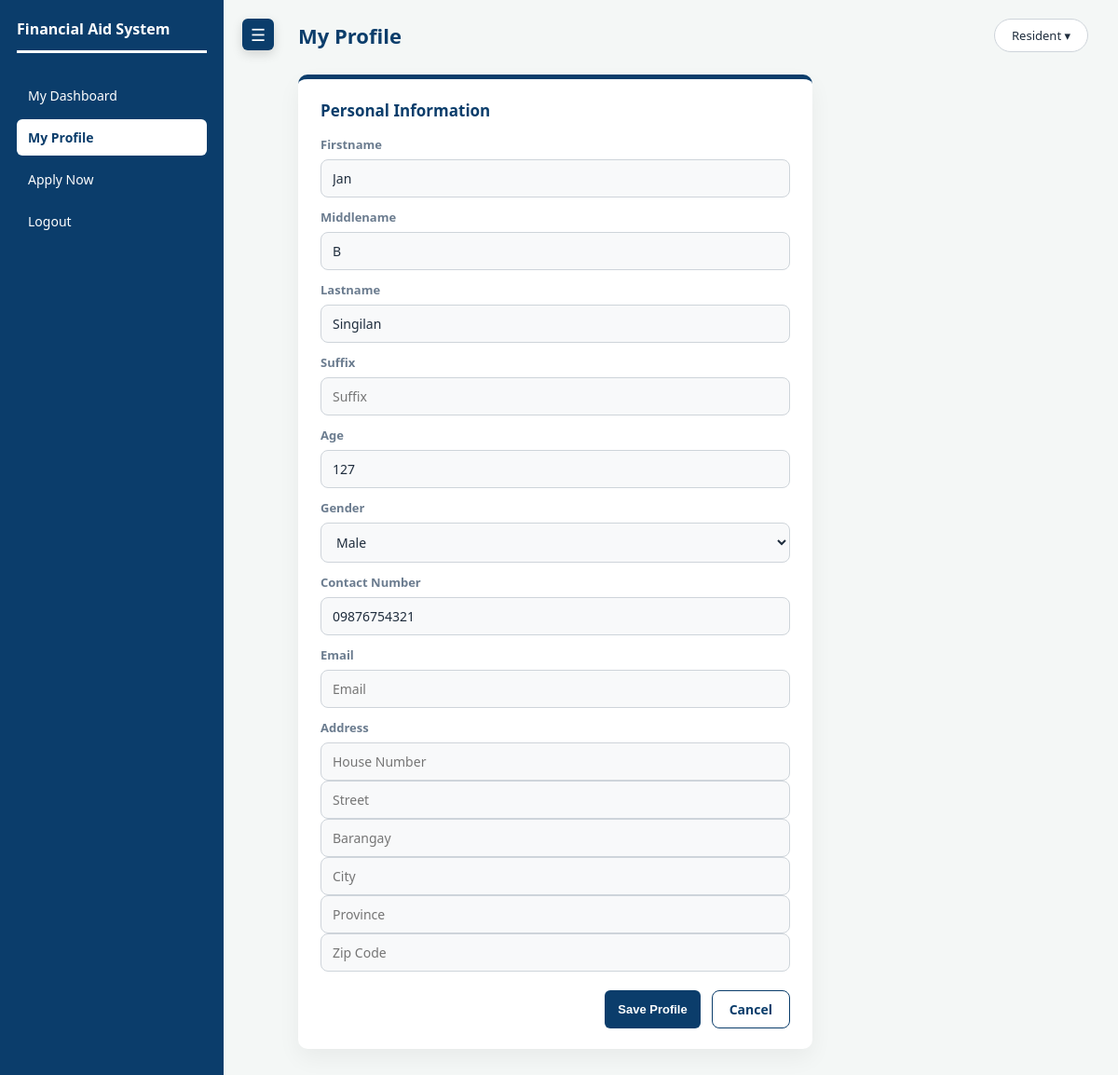
The page /resident/profile.php (signed in) on the database its author committed.
### tables this page shows
CREATE TABLE `resident_information` (
  `resident_id` int(11) NOT NULL,
  `firstname` varchar(100) NOT NULL,
  `middlename` varchar(100) NOT NULL,
  `lastname` varchar(100) NOT NULL,
  `age` tinyint(3) NOT NULL,
  `gender` enum('Male','Female','Other') NOT NULL,
  `contact` varchar(11) NOT NULL,
  `address` varchar(100) NOT NULL
);

### classes/resident.php (called while the page is built, shortened)
<?php
	class Resident{
		private PDO $pdo;
		function __construct(PDO $pdo){
			$this -> pdo = $pdo;
		}
		public function show_update_data($user_id){
		    $fetch = "SELECT * FROM resident_information WHERE user_id = ?";
		    $prep = $this->pdo->prepare($fetch);
		    $prep->execute([$user_id]);
		    return $prep->fetch();
		}
	}
?>

### resident/profile.php (the view, shortened to what this page needs)
<?php
    require_once "../dbconn.php";
    require_once "../classes/resident.php";
    $conn = new Resident($pdo);
    $user_id = $_SESSION['user_id'];
    $row = $conn->show_update_data($user_id);
?>
<!DOCTYPE html>
<html lang="en">
<head>
    <link rel="stylesheet" href="../theme.css">
</head>
<body>
<div class="dashboard">
    <label for="sidebar-toggle" class="hamburger">☰</label>
    <aside class="sidebar">
        <h3>Financial Aid System</h3>
        <a href="index.php">My Dashboard</a>
        <a href="profile.php" class="active">My Profile</a>
        <a href="../application/index.php">Apply Now</a>
        <a href="logout.php">Logout</a>
    </aside>
    <main class="main-content">
        <div class="topbar">
            <h2>My Profile</h2>
            <div class="user-label">
                Resident &#9662;
            </div>
        </div>
        <div class="content-grid">
            <section class="panel">
                <h3>Personal Information</h3>
                <form method="post">
                    <div class="form-group">
                        <label>Firstname</label>
                        <input
                            type="text"
                            name="firstname"
                            class="form-control"
                            placeholder="Firstname"
                            value="<?= htmlspecialchars($row['firstname'] ?? '') ?>"
                            required>
                    </div>
                    <div class="form-group">
                        <label>Middlename</label>
                        <input
                            type="text"
                            name="middlename"
                            class="form-control"
                            placeholder="Middlename"
                            value="<?= htmlspecialchars($row['middlename'] ?? '') ?>"
                            required>
                    </div>
                    <div class="form-group">
                        <label>Lastname</label>
                        <input
                            type="text"
                            name="lastname"
                            class="form-control"
                            placeholder="Lastname"
                            value="<?= htmlspecialchars($row['lastname'] ?? '') ?>"
                            required>
                    </div>
                    <div class="form-group">
                        <label>Suffix</label>
                        <input
                            type="text"
                            name="suffix"
                            class="form-control"
                            placeholder="Suffix"
                            value="<?= htmlspecialchars($row['suffix'] ?? '') ?>">
                    </div>
                    <div class="form-group">
                        <label>Age</label>
                        <input
                            type="number"
                            name="age"
                            class="form-control"
                            placeholder="Age"
                            value="<?= htmlspecialchars($row['age'] ?? '') ?>"
                            min="1"
                            required>
                    </div>
                    <div class="form-group">
                        <label>Gender</label>
                        <select name="gender" class="form-control" required>
                            <option value="Male" <?= ($row['gender'] ?? '') == 'Male' ? 'selected' : '' ?>>Male</option>
                        </select>
                    </div>
                    <div class="form-group">
                        <label>Contact Number</label>
                        <input
                            type="text"
                            name="contact"
                            class="form-control"
                            placeholder="Contact Number"
                            value="<?= htmlspecialchars($row['contact'] ?? '') ?>"
                            required>
                    </div>
                    <div class="form-group">
                        <label>Email</label>
                        <input
                            type="email"
                            name="email"
                            class="form-control"
                            placeholder="Email"
                            value="<?= htmlspecialchars($row['email'] ?? '') ?>"
                            required>
                    </div>
                    <div class="form-group">
                        <label>Address</label>
                        <tr>
                            <td><input type="text" name="housenumber" class="form-control" placeholder="House Number" value="<?= htmlspecialchars($row['housenumber'] ?? '') ?>" required></td>
                            <td><input type="text" name="street" class="form-control" placeholder="Street" value="<?= htmlspecialchars($row['street'] ?? '') ?>"></td>
                        </tr>
                        <tr>
                            <td><input type="text" name="barangay" class="form-control" placeholder="Barangay" value="<?= htmlspecialchars($row['barangay'] ?? '') ?>" required></td>
                            <td><input type="text" name="city" class="form-control" placeholder="City" value="<?= htmlspecialchars($row['city'] ?? '') ?>" required></td>
                        </tr>
                        <tr>
                            <td><input type="text" name="province" class="form-control" placeholder="Province" value="<?= htmlspecialchars($row['province'] ?? '') ?>" required></td>
                            <td><input type="text" name="zipcode" class="form-control" placeholder="Zip Code" value="<?= htmlspecialchars($row['zipcode'] ?? '') ?>" required></td>
                        </tr>
                    </div>
                    <div class="form-actions">
                        <button
                            type="submit"
                            name="save_btn"
                            class="btn-primary">
                            Save Profile
                        </button>
                        <a href="index.php" class="btn-secondary">
                            Cancel
                        </a>
                    </div>
                </form>
            </section>
        </div>
    </main>
</div>
</body>
</html>

### theme.css (style rules this page uses)
* { margin: 0; padding: 0; box-sizing: border-box; }
html, body { height: 100%; overflow: hidden; }
body { font-family: 'Segoe UI', Tahoma, Geneva, Verdana, sans-serif; background-color: #f4f7f6; color: #1f2d3d; font-size: 16px; }
.dashboard { display: flex; height: 100vh; overflow: hidden; position: relative; }
.hamburger { display: flex; position: absolute; top: 20px; left: 260px; z-index: 1001; width: 34px; height: 34px; background-color: #0b3d6b; color: #ffffff; border-radius: 6px; cursor: pointer; align-items: center; justify-content: center; font-size: 18px; line-height: 1; user-select: none; box-shadow: 0 4px 12px rgba(0, 0, 0, 0.15); transition: left 0.3s ease, background 0.2s; }
.sidebar { width: 240px; background-color: #0b3d6b; color: #ffffff; padding: 20px 18px 24px 18px; display: flex; flex-direction: column; gap: 6px; flex-shrink: 0; overflow-y: auto; transition: transform 0.3s ease, width 0.3s ease; }
.sidebar h3 { margin: 0 0 20px; font-size: 16px; border-bottom: 3px solid #ffffff; padding-bottom: 12px; color: #ffffff; }
.sidebar a { display: block; color: #ffffff; text-decoration: none; padding: 10px 12px; border-radius: 6px; font-size: 14px; transition: background 0.2s, color 0.2s; }
.sidebar a.active { background-color: #ffffff; color: #0b3d6b; font-weight: 600; }
.main-content { flex: 1; padding: 20px 32px 24px 80px; display: flex; flex-direction: column; min-width: 0; overflow-y: auto; transition: padding-left 0.3s ease; }
.topbar { display: flex; justify-content: space-between; align-items: center; margin-bottom: 24px; flex-wrap: wrap; gap: 12px; flex-shrink: 0; }
.topbar h2 { margin: 0; color: #0b3d6b; font-size: 22px; font-weight: bold; }
.user-label { border: 1px solid #ced4da; border-radius: 25px; padding: 8px 18px; background-color: #ffffff; font-size: 13px; color: #1f2d3d; }
.content-grid { display: grid; grid-template-columns: 2fr 1fr; gap: 20px; align-items: start; }
.panel { background: #ffffff; border-radius: 10px; border-top: 5px solid #0b3d6b; box-shadow: 0 10px 25px rgba(0, 0, 0, 0.05); padding: 22px 24px; min-width: 0; margin-bottom: 20px; }
.panel h3 { margin: 0 0 16px; color: #0b3d6b; font-size: 17px; font-weight: bold; }
.open-record-btn, .btn-primary, .small-action-btn, .search-btn { display: inline-block; background-color: #0b3d6b; color: #ffffff; text-decoration: none; padding: 8px 14px; border-radius: 6px; font-size: 13px; font-weight: 600; border: none; cursor: pointer; white-space: nowrap; transition: background 0.2s; }
.btn-secondary, .form-btn-secondary { display: inline-block; background-color: transparent; color: #0b3d6b; text-decoration: none; border: 1px solid #0b3d6b; border-radius: 8px; padding: 10px 18px; font-size: 14px; font-weight: 600; cursor: pointer; transition: 0.2s; }
.form-field input, .form-field select, .form-control { width: 100%; padding: 10px 12px; border: 1px solid #ced4da; border-radius: 8px; background-color: #f8f9fa; font-size: 14px; font-family: inherit; color: #1f2d3d; outline: none; transition: 0.2s; }
.form-group { margin-bottom: 12px; }
.form-group label { display: block; font-size: 13px; font-weight: 600; margin-bottom: 7px; color: #6b7c8f; }
.form-actions { display: flex; justify-content: flex-end; gap: 12px; margin-top: 20px; }

### rows shown on the page
resident_information: firstname "Jan", middlename "B", lastname "Singilan", age "127", gender "Male", contact "09876754321"
